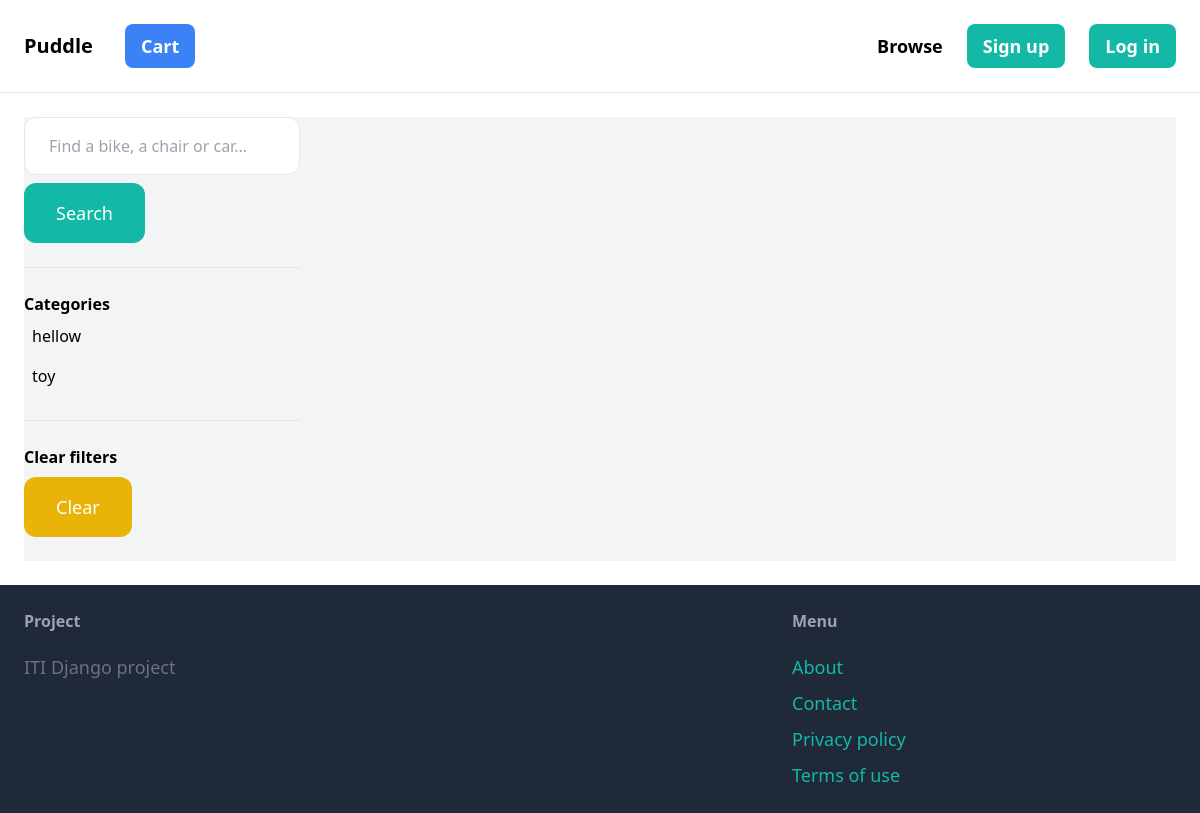
The app's page /items/?category=3, older data.
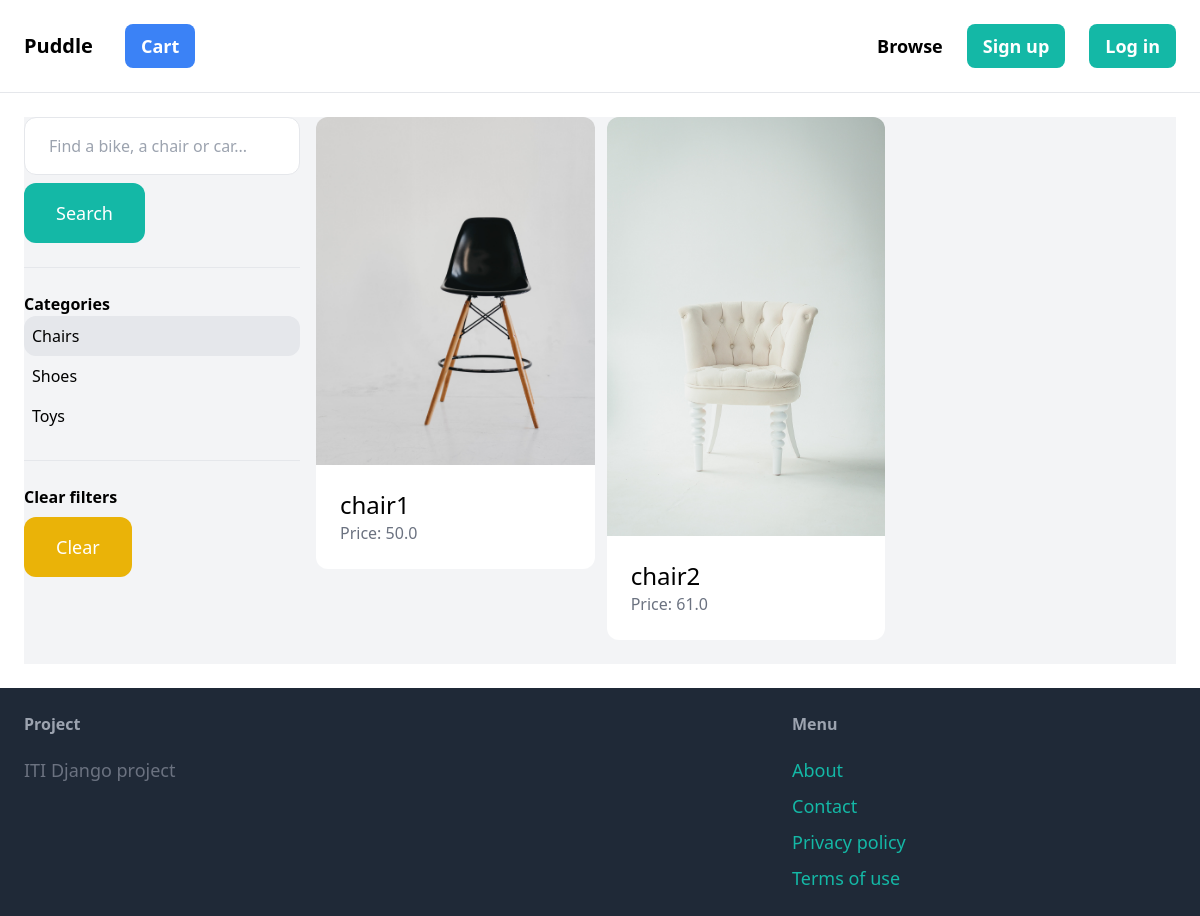
The same page, newer data.
### item/models.py (models this page shows, shortened)
class Category(models.Model):
    name = models.CharField(max_length=255)
    class Meta:
        ordering = ('name',)
        verbose_name_plural = 'Categories'

class Item(models.Model):
    category = models.ForeignKey(Category, related_name='items', on_delete=models.CASCADE)
    name = models.CharField(max_length=255)
    description = models.TextField(blank=True, null=True)
    price = models.FloatField()
    image = models.ImageField(upload_to='item_images', blank=True, null=True)
    is_sold = models.BooleanField(default=False)
    created_by = models.ForeignKey(User, related_name='items', on_delete=models.CASCADE)
    created_at = models.DateTimeField(auto_now_add=True)

### item/views.py (the view)
# urls.py: path('', views.items, name='items'),
def items(request):
    query = request.GET.get('query', '')
    category_id = request.GET.get('category', 0)
    categories = Category.objects.all()
    items = Item.objects.filter(is_sold=False)
    if category_id:
        items = items.filter(category_id=category_id)
    if query:
        items = items.filter(Q(name__icontains=query) | Q(description__icontains=query))
    return render(request, 'item/items.html', {
        'items': items,
        'query': query,
        'categories': categories,
        'category_id': int(category_id)
    })

### item/templates/item/items.html (shortened to what this page needs)
{% extends 'core/base.html' %}
{% block content %}
    <div class="pb-6 grid grid-cols-4 gap-4 bg-gray-100">
        <div class="col-span-1">
            <form method="get" action="{% url 'item:items' %}">
                <input name="query" class="w-full py-4 px-6 border rounded-xl" type="text" value="{{ query }}" placeholder="Find a bike, a chair or car...">
                <button class="mt-2 py-4 px-8 text-lg bg-teal-500 text-white rounded-xl">Search</button>
            </form>
            <hr class="my-6">
            <p class="font-semibold">Categories</p>
            <ul>
                {% for category in categories %}
                    <li class="py-2 px-2 rounded-xl{% if category.id == category_id %} bg-gray-200{% endif %}">
                        <a href="{% url 'item:items' %}?query={{ query }}&category={{ category.id }}">{{ category.name }}</a>
                    </li>
                {% endfor %}
            </ul>
            <hr class="my-6">
            <p class="font-semibold">Clear filters</p>
            <ul>
                <li><a href="{% url 'item:items' %}" class="mt-2 py-4 px-8 inline-block bg-yellow-500 text-lg rounded-xl text-white">Clear</a>
        </div>
        <div class="col-span-3">
            <div class="grid grid-cols-3 gap-3">
                {% for item in items %}
                    <div>
                        <a href="{% url 'item:detail' item.id %}">
                            <div>
                                <img src="{{ item.image.url }}" class="rounded-t-xl">
                            </div>
                            <div class="p-6 bg-white rounded-b-xl">
                                <h2 class="text-2xl">{{ item.name }}</h2>
                                <p class="text-gray-500">Price: {{ item.price }}</p>
                            </div>
                        </a>
                    </div>
                {% endfor %}
            </div>
        </div>
    </div>
{% endblock %}

Row changes from the older to the newer data that the page shows:
removed Category: name "hellow"
added Category: name "Chairs"
added Category: name "Shoes"
changed Category: name "toy" → "Toys"
added Item: image (picture), name "chair1", price "50.0"
added Item: image (picture), name "chair2", price "61.0"
